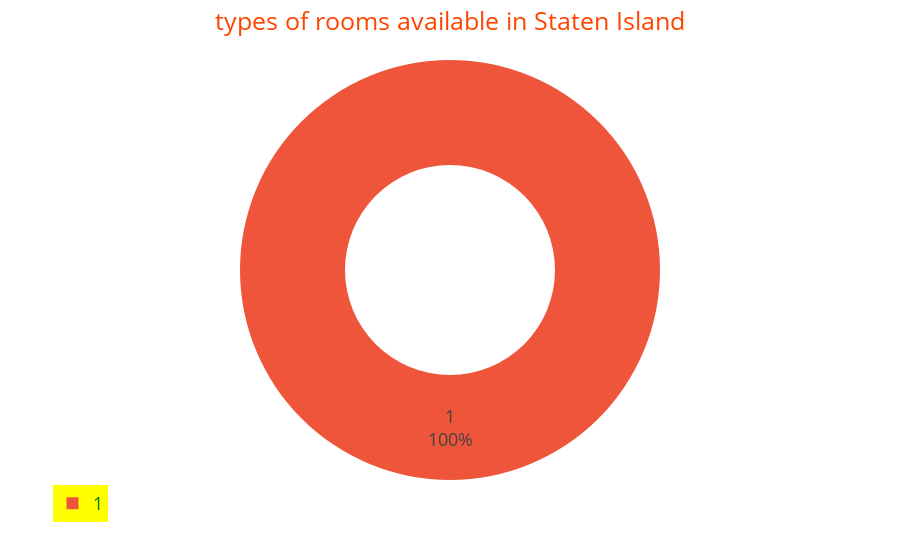

The notebook cell this image was saved under:
### Code cell
values=result.loc[:,"Staten Island"]
fig=px.pie(result,names="Staten Island",values=result.loc[:,"Staten Island"],hole=0.5,color=result.index)
fig.update_traces(textinfo="percent+value")
fig.update_layout(title_text="types of rooms available in Staten Island",title_x=0.5,
                 legend=dict(
                 orientation="h",
                 yanchor="bottom",
                 xanchor="center"),
                 showlegend=True,legend_bgcolor="yellow",
                 legend_font=dict(color="Green",
                 size=18),
                 font=dict(size=18,color="Orangered"))
fig.show()

### Figure 1 — Plotly figure (JSON) as saved in the notebook; plotly's stock layout.template omitted (floating-point values rounded to 4 significant figures)
{"data": [{"customdata": [["Entire home"], ["Private room"], ["Shared room"]], "domain": {"x": [0, 1], "y": [0, 1]}, "hole": 0.5, "hovertemplate": "Staten Island=%{value}<br>room_type=%{customdata[0]}<extra></extra>", "labels": [null, 1, null], "legendgroup": "", "marker": {"colors": ["#636efa", "#EF553B", "#00cc96"]}, "name": "", "showlegend": true, "textinfo": "percent+value", "type": "pie", "values": [null, 1, null]}], "layout": {"font": {"color": "Orangered", "size": 18}, "legend": {"bgcolor": "yellow", "font": {"color": "Green", "size": 18}, "orientation": "h", "tracegroupgap": 0, "xanchor": "center", "yanchor": "bottom"}, "margin": {"t": 60}, "showlegend": true, "title": {"text": "types of rooms available in Staten Island", "x": 0.5}}}
